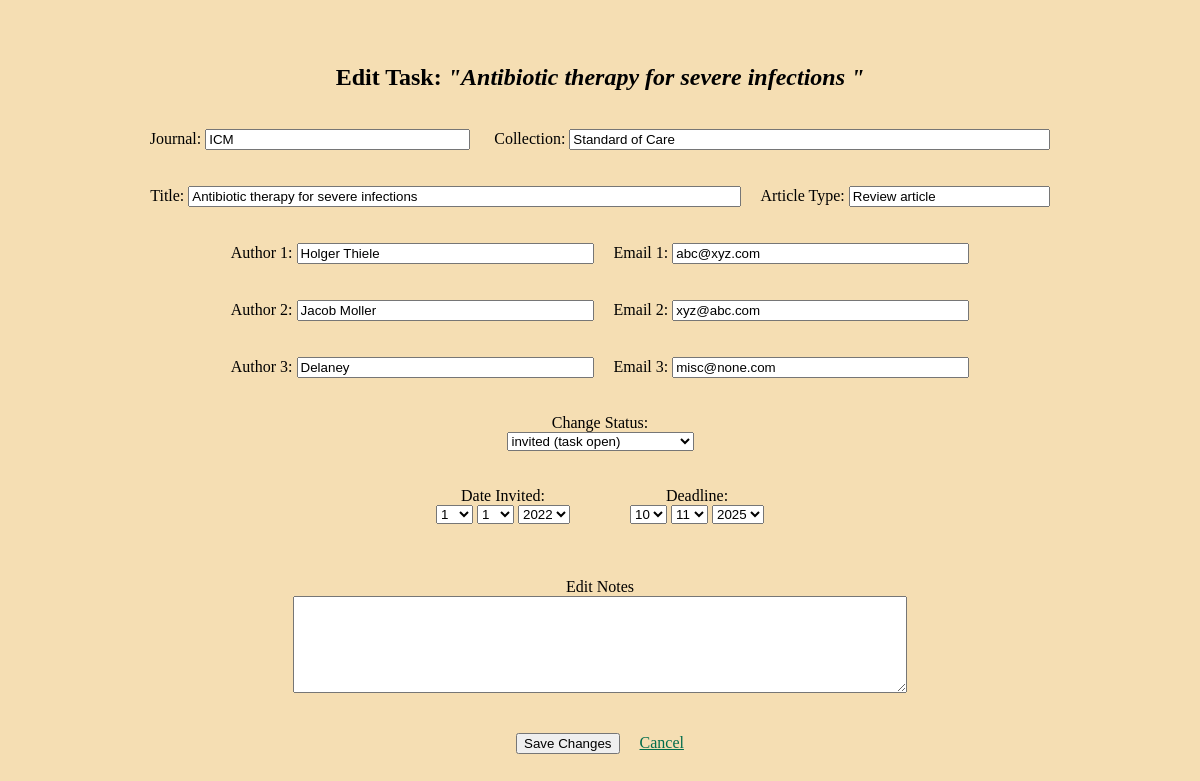
/edit-task/1, run on the app's committed database.
### app.py (models this page shows, shortened)
class Task(db.Model):
    id = db.Column(db.Integer, primary_key=True)
    journal = db.Column(db.String(100), nullable=False)
    collection = db.Column(db.String(50))
    type = db.Column(db.String(50))
    title = db.Column(db.String(120))
    deadline = db.Column(db.Date)
    author1 = db.Column(db.String(30))
    email1 = db.Column(db.String(30))
    author2 = db.Column(db.String(30))
    email2 = db.Column(db.String(30))
    author3 = db.Column(db.String(30))
    email3 = db.Column(db.String(30))
    date_invited = db.Column(db.Date)
    status = db.Column(db.String(30))
    last_change_in_notes = db.Column(db.Date)
    notes = db.Column(db.String(2500))

### app.py (the view, shortened to what this page needs)
@app.route('/edit-task/<int:task_id>', methods=['GET', 'POST'])
def edit_task(task_id):
    task = Task.query.get_or_404(task_id)
    current_year = datetime.now().year
    date_ranges = {
        'days': list(range(1, 32)),
        'months': list(range(1, 13)),
        'invited_years': list(range(current_year - 3, current_year + 1)),
        'deadline_years': list(range(current_year, current_year + 3))
    }
    default_date = datetime.now().date()
    date_invited = task.date_invited or default_date
    deadline = task.deadline or default_date
    return render_template('edit_task.html', task=task, date_invited=date_invited, deadline=deadline, **date_ranges)

### templates/edit_task.html (shortened to what this page needs)
{% extends 'base.html' %}
{% block body %}
<div class="content">
    <br><br>
    <h2>Edit Task: <i>"{{ task.title }}"</i></h2>
    <br>
    <form method="POST">
        <div>
            <label>Journal:</label>
            <input type="text" name="journal" maxlength="120" size='30' value="{{ task.journal }}" required>
            <label>Collection:</label>
            <input type="text" name="collection" maxlength="120" size='57' value="{{ task.collection }}" required>
            <br><br><br>
            <label>Title:</label>
            <input type="text" name="title" maxlength="120" size='66' value="{{ task.title }}" required>
            <label>Article Type:</label>
            <input type="text" name="type" maxlength="120" size='22' value="{{ task.type }}" required>
            <br><br><br>
            <label>Author 1:</label>
            <input type="text" name="author1" maxlength="60" size='34' value="{{ task.author1 }}" required>
            <label>Email 1:</label>
            <input type="text" name="email1" maxlength="60" size='34' value="{{ task.email1 }}" required>
            <br><br><br>
            <label>Author 2:</label>
            <input type="text" name="author2" maxlength="60" size='34' value="{{ task.author2 }}">
            <label>Email 2:</label>
            <input type="text" name="email2" maxlength="60" size='34' value="{{ task.email2 }}">
            <br><br><br>
            <label>Author 3:</label>
            <input type="text" name="author3" maxlength="60" size='34' value="{{ task.author3 }}">
            <label>Email 3:</label>
            <input type="text" name="email3" maxlength="60" size='34' value="{{ task.email3 }}">
        </div>
        <br><br>
        <label>Change Status:</label>
        <br>
        <select name="new_status">
            <option value="invited (task open)"
            {% if task.status == 'invited (task open)' %}selected{% endif %}>invited (task open)</option>
        </select>
        <br><br><br>
        <div class="flexbox-div">
        <div>
            <label>Date Invited:</label>
            <div>
                <select name="date_invited_day">
                    {% for day in days %}
                    <option value="{{ day }}" {% if day == date_invited.day %}selected{% endif %}>{{ day }}</option>
                    {% endfor %}
                </select>
                <select name="date_invited_month">
                    {% for month in months %}
                    <option value="{{ month }}" {% if month == date_invited.month %}selected{% endif %}>{{ month }}</option>
                    {% endfor %}
                </select>
                <select name="date_invited_year">
                    {% for year in invited_years %}
                    <option value="{{ year }}" {% if year == date_invited.year %}selected{% endif %}>{{ year }}</option>
                    {% endfor %}
                </select>
            </div>
        </div>
        <br>
        <div>
            <label>Deadline:</label>
            <div>
                <select name="deadline_day">
                    {% for day in days %}
                    <option value="{{ day }}" {% if day == deadline.day %}selected{% endif %}>{{ day }}</option>
                    {% endfor %}
                </select>
                <select name="deadline_month">
                    {% for month in months %}
                    <option value="{{ month }}" {% if month == deadline.month %}selected{% endif %}>{{ month }}</option>
                    {% endfor %}
                </select>
                <select name="deadline_year">
                    {% for year in deadline_years %}
                    <option value="{{ year }}" {% if year == deadline.year %}selected{% endif %}>{{ year }}</option>
                    {% endfor %}
                </select>
            </div>
        </div>
        </div>
        <br><br><br>
        <label>Edit Notes</label>
        <br>
        <textarea name="notes" maxlength="2500" rows="5" style="width:50%">{{ task.notes or '' }}</textarea>
        <br><br><br>
        <button type="submit">Save Changes</button>
        <a href="{{ url_for('index') }}" class="one">Cancel</a>
    </form>
</div>
{% endblock %}

### templates/base.html (shortened to what this page needs)
<!DOCTYPE html>
<html lang="en">
<head>
    <link rel="stylesheet" href="{{url_for('static',filename='style.css')}}">
</head>
<body>
    {% block body %} {% endblock %}
</body>
</html>

### static/style.css (style rules this page uses)
body { background-color: wheat; }
.content { align-items: center; text-align: center; }
a.one:link { color: #006d4c; }
textarea { padding: 10px; }
.flexbox-div { display: flex; justify-content: center; column-gap: 30px; }

### data on the page
Task: title "Antibiotic therapy for severe infections", journal "ICM", collection "Standard of Care", type "Review article", author1 "Holger Thiele", email1 "abc@xyz.com", author2 "Jacob Moller", email2 "xyz@abc.com", author3 "Delaney", email3 "misc@none.com", date_invited_day "1", date_invited_month "1", deadline_day "10", deadline_month "11", deadline_year "2025"

### other printed values
form field date_invited_year "2022"
